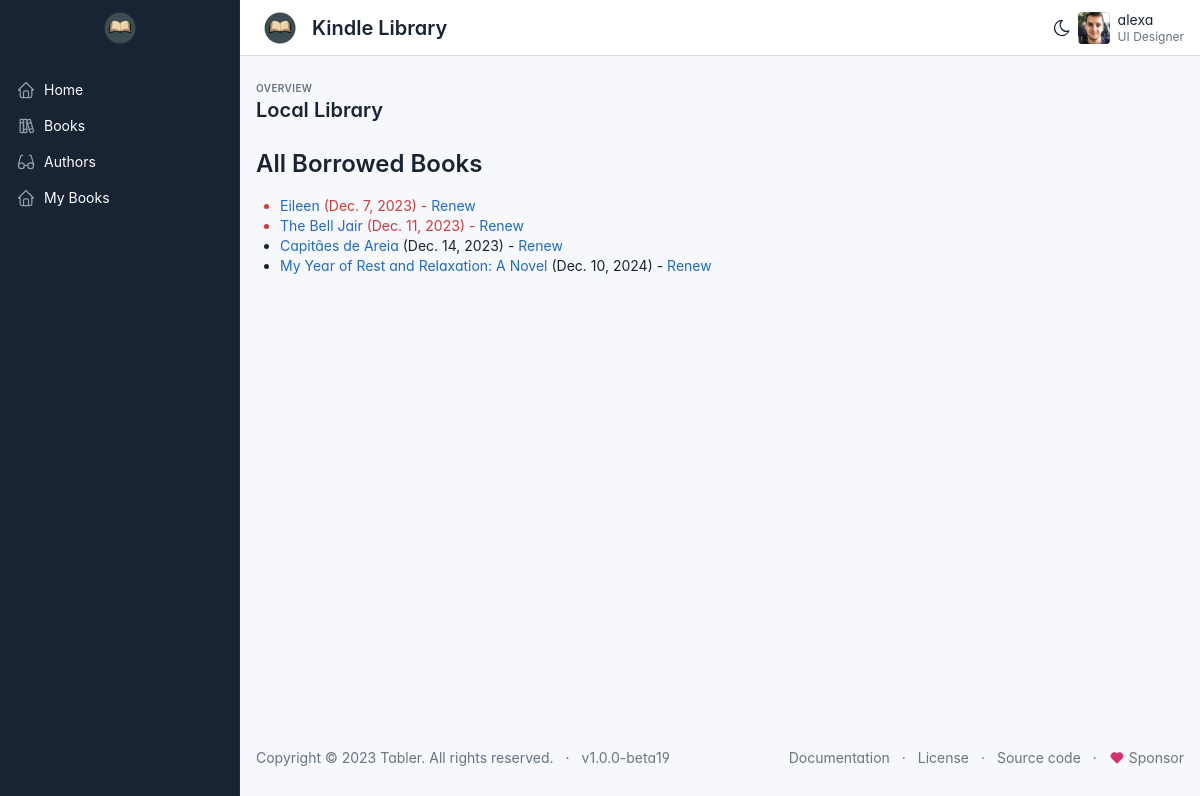
Before: /allbooks/ (signed in) with the older database file.
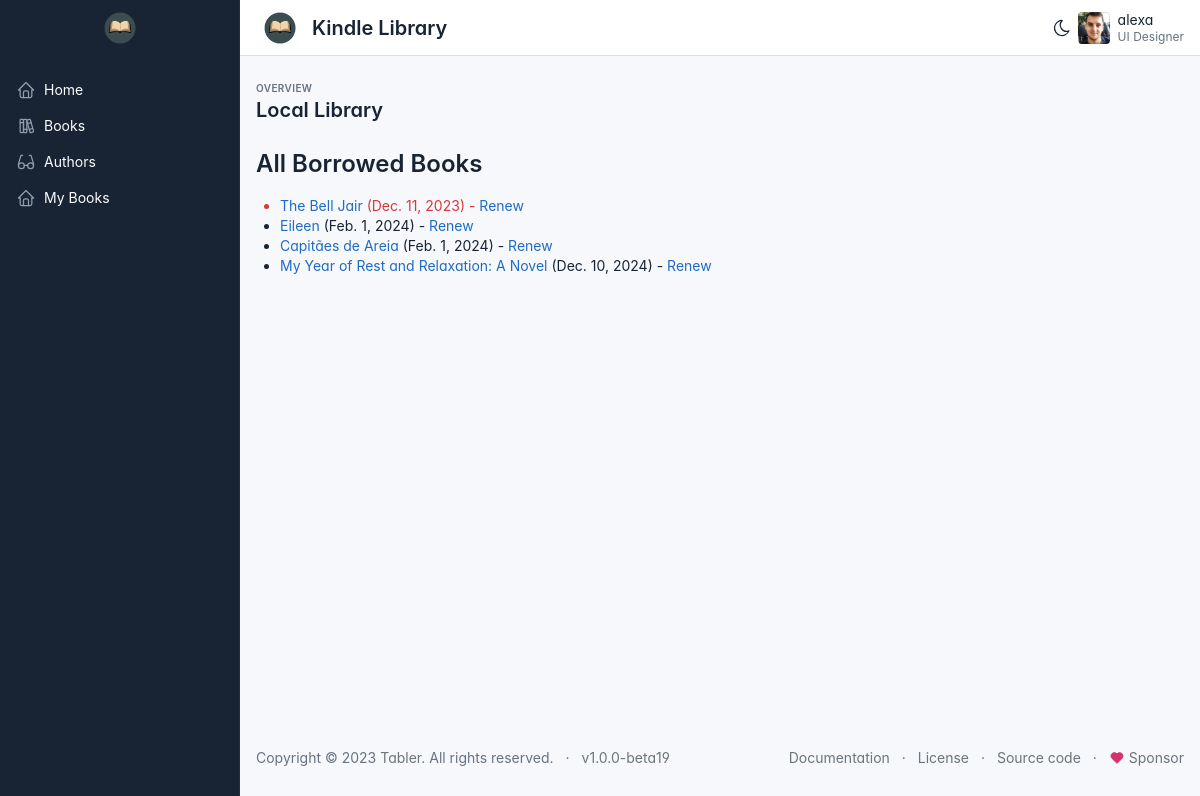
After: the same page with the newer database file.
### catalog/models.py (models this page shows, shortened)
class BookInstance(models.Model):
    id = models.UUIDField(primary_key=True, default=uuid.uuid4, help_text='Unique ID for this particular book across whole library')
    book = models.ForeignKey('Book', on_delete=models.RESTRICT,
    null=True)
    imprint = models.CharField(max_length=200)
    due_back = models.DateField(null=True, blank=True)
    borrower = models.ForeignKey(User, on_delete=models.SET_NULL, null=True, blank=True)
    LOAN_STATUS = (
        ('m', 'Maintence'),
        ('o', 'On loan'),
        ('a', 'Avaiable'),
        ('r', 'Reserved'),
    )
    status = models.CharField(
        max_length=1,
        choices=LOAN_STATUS,
        blank=True,
        default='m',
        help_text='Book availability',
    )
    class Meta:
        ordering=['due_back']
        permissions = (("can_mark_returned", "Set book as returned"),)
    def is_overdue(self):
        return bool(self.due_back and date.today() > self.due_back)

class Book(models.Model):
    title = models.CharField(max_length=200)
    author = models.ForeignKey('Author', on_delete=models.RESTRICT, null=True)
    summary = models.TextField(max_length=1000, help_text="Enter a brief description of the book")
    isbn = models.CharField('ISBN', max_length=13, help_text="13 Character <a href='https://www.isbn-international.org/content/what-isbn'>ISBN</a>")
    genre = models.ManyToManyField(Genre, help_text='Select a genre for this book')
    language = models.ForeignKey('Language', on_delete=models.SET_NULL, null=True)
    class Meta:
        ordering = ['title', 'author']
    def display_genre(self):
        return ','. join(genre.name for genre in self.genre.all()[:3])
    display_genre.short_description = 'Genre'

### catalog/views.py (the view)
# urls.py: path(r'allbooks/', views.LoanedBooksForLIbraryans.as_view(), name="allbooks-borrowed"),
class LoanedBooksForLIbraryans(PermissionRequiredMixin, generic.ListView):
    model = BookInstance
    permission_required = 'catalog.can_mark_returned'
    template_name = 'catalog/bookinstance_list_borrowed_libraryans.html'
    paginate_bt = 10
    def get_queryset(self):
        return (
            BookInstance.objects.filter(status__exact='o').order_by('due_back')
        )

### catalog/templates/catalog/bookinstance_list_borrowed_libraryans.html
{% extends 'base.html' %}
{% block content %}
    <h1>All Borrowed Books </h1>
    {% if bookinstance_list %}
    <ul>
        {% for bookinst in bookinstance_list%}
        <li class="{% if bookinst.is_overdue %}text-danger{% elif bookinst.is_overdue %}text-warning{% endif %}">
            <a href="{% url 'book-detail' bookinst.book.pk %}">{{ bookinst.book.title}}</a>
            ({{ bookinst.due_back}}) {% if user.is_staff %} - {{ bookinst.borrower }} {% endif %}{% if perms.catalog.can_mark_returned %} - <a href="{% url 'renew-book-librarian' bookinst.id %}">Renew</a> {% endif %}
        </li>
        {% endfor %}
    </ul>
    {% else %}
    <p>There is no books borrowed.</p>
    {% endif %}
{% endblock %}

Changed rows visible on the page:
shown differently, row unchanged: BookInstance "Dec. 11, 2023": moves up the list
changed BookInstance "Eileen": due_back "Dec. 7, 2023" → "Feb. 1, 2024"
changed BookInstance "Capitães de Areia": due_back "Dec. 14, 2023" → "Feb. 1, 2024"
